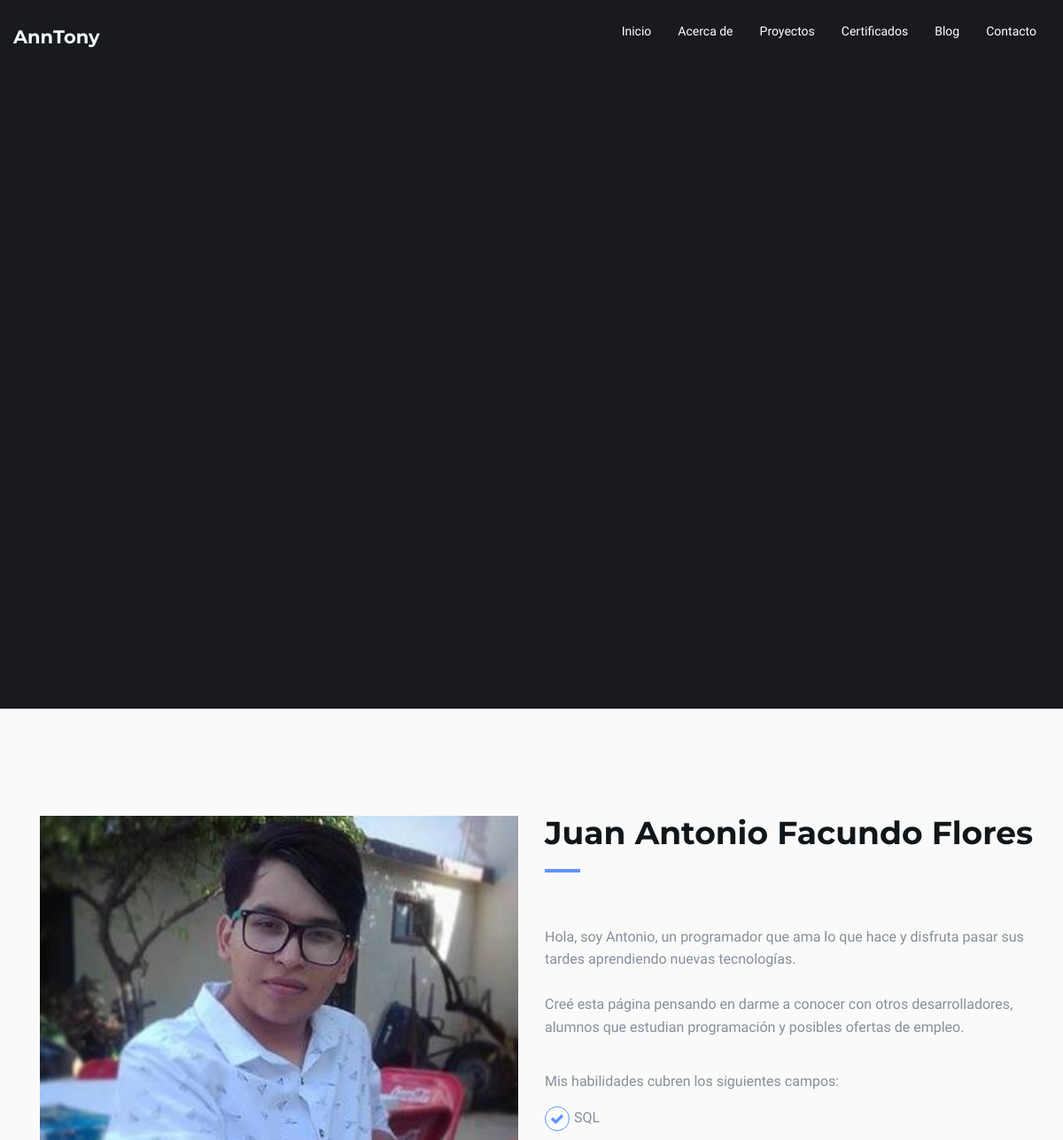
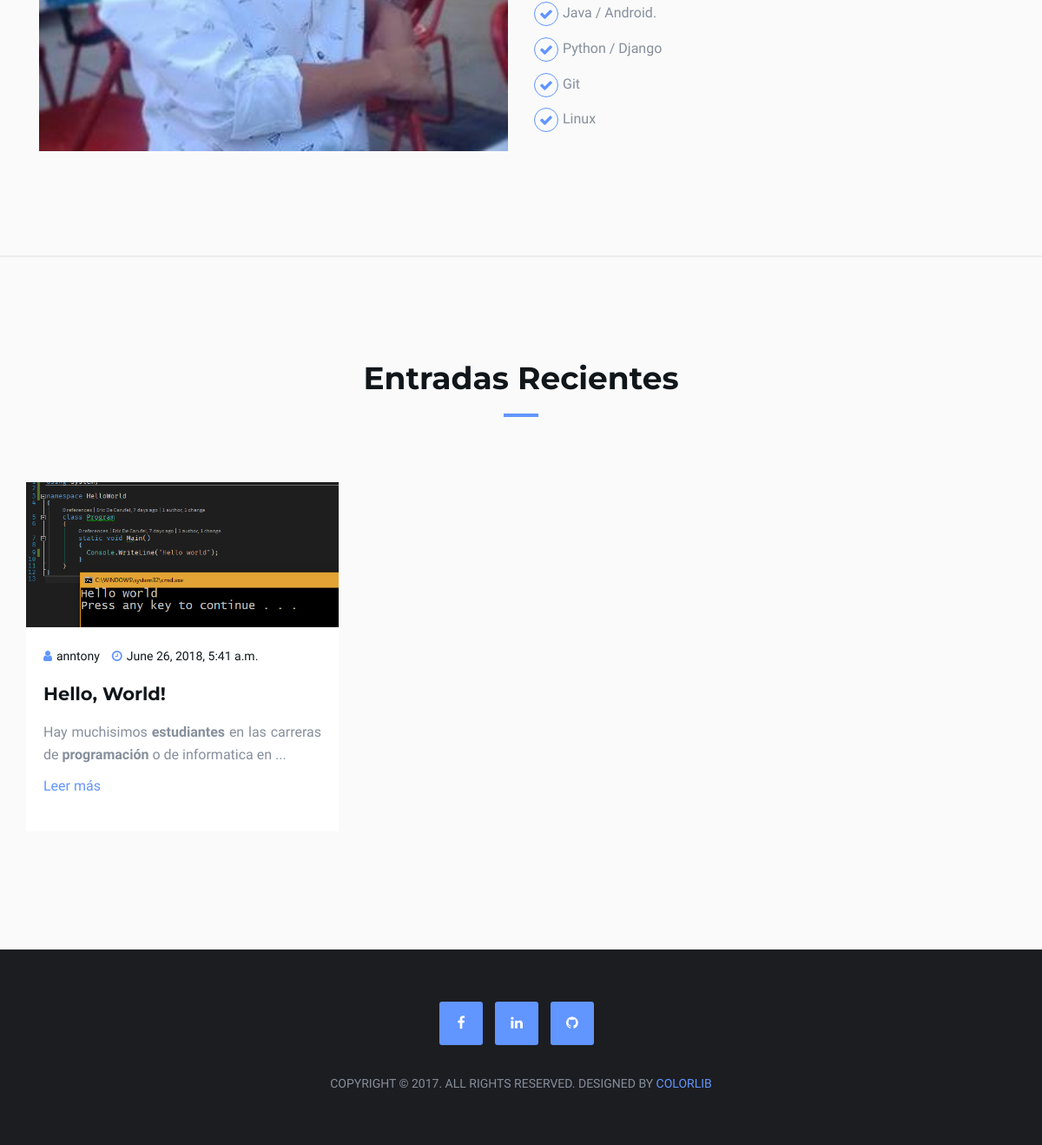
The app's page /about-me/ with its own data (2 pictures, top to bottom).
### blog/models.py (models this page shows, shortened)
class Blog(models.Model):
    title = models.CharField(max_length=200, verbose_name='Titulo')
    subtitle = models.CharField(max_length=200, verbose_name='Subtítulo')
    content = RichTextField(verbose_name='Contenido')
    published = models.DateTimeField(verbose_name='Fecha de publicacion', default=now)
    image = models.ImageField(verbose_name='Imagen', upload_to='blog')
    author = models.ForeignKey(User, verbose_name='Autor', on_delete=models.SET_DEFAULT, default='Anonimo')
    categories = models.ManyToManyField(Category, verbose_name='Categorias', related_name='get_posts')
    created = models.DateTimeField(auto_now=True, verbose_name='Fecha de edicion')
    updated = models.DateTimeField(auto_now=True, verbose_name='Fecha de edicion')
    class Meta:
        verbose_name = 'Publicación'
        verbose_name_plural = "Publicaciones"
        ordering = ['-created']

### core/views.py (the view)
# urls.py: path('about-me/', AboutView.as_view(), name='about-me')
class AboutView(ListView):
    model = Pages
    template_name = 'core/about-me.html'

### blog/context_processor.py (called while the page is built)
def posts(request):
    return {
        'posts': Blog.objects.order_by('-created')[:3]
    }

### core/templates/core/about-me.html (shortened to what this page needs)
{% extends 'core/base.html' %}
{% block bg_image %}
{% load static %}
style="background-image: url('{% static 'core/img/about.jpg' %}');"
{% endblock %}
{% block content %}
	<div id="features" class="section md-padding bg-grey">
            <div class="container">
                 <div class="col-md-6">
                        <div id="about-slider" class="owl-carousel owl-theme">
                            <img class="img-responsive" src="{% static 'core/img/me.jpg' %}" alt="">
                        </div>
                    </div>
                <div class="row">
                    <div class="col-md-6">
                        <div class="section-header">
                            <h2 class="title">Juan Antonio Facundo Flores</h2>
                        </div>
                        <p >
                           Hola, soy Antonio, un programador que ama lo que hace y
                           disfruta pasar sus tardes aprendiendo nuevas tecnologías.<br><br>
                           Creé esta página pensando en darme a conocer con otros desarrolladores,
                           alumnos que estudian programación y posibles ofertas de empleo.
                        </p>
                        <br>
                        <p>Mis habilidades cubren los siguientes campos:</p>
                        <div class="feature">
                            <i class="fa fa-check"></i>
                            <p>SQL</p>
                        </div>
                        <div class="feature">
                            <i class="fa fa-check"></i>
                            <p>Java / Android.</p>
                        </div>
                        <div class="feature">
                            <i class="fa fa-check"></i>
                            <p>Python / Django</p>
                        </div>
                        <div class="feature">
                            <i class="fa fa-check"></i>
                            <p>Git</p>
                        </div>
                        <div class="feature">
                                <i class="fa fa-check"></i>
                                <p>Linux</p>
                            </div>
                    </div>
                </div>
            </div>
        </div>
{% endblock %}

### core/templates/core/base.html (shortened to what this page needs)
<!DOCTYPE html>
<html lang="en">
<head>
    {% load static %}
	<link type="text/css" rel="stylesheet" href="{% static 'core/css/bootstrap.min.css' %}" />
	<link type="text/css" rel="stylesheet" href="{% static 'core/css/owl.carousel.css' %}" />
	<link type="text/css" rel="stylesheet" href="{% static 'core/css/owl.theme.default.css' %}" />
	<link type="text/css" rel="stylesheet" href="{% static 'core/css/magnific-popup.css' %}" />
	<link rel="stylesheet" href="{% static 'core/css/font-awesome.min.css' %}">
	<link type="text/css" rel="stylesheet" href="{% static 'core/css/style.css' %}" />
</head>
<body>
	<header id="home">
		<div class="bg-img" {% block bg_image %}{% endblock %}">
			<div class="overlay"></div>
		</div>
		<nav id="nav" class="navbar nav-transparent">
			<div class="container">
				<div class="navbar-header">
					<div class="navbar-brand">
						<a href="index.html">
                            <a><br><h3 class="logo-alt" style="color: aliceblue">AnnTony</h3></a>
						</a>
					</div>
				</div>
				<ul class="main-nav nav navbar-nav navbar-right">
					<li><a href="{% url 'core:cover-page' %}">Inicio</a></li>
					<li><a href="{% url 'core:about-me' %}">Acerca de</a></li>
                    <li><a href="{% url 'projects:projects' %}">Proyectos</a></li>
					<li><a href="{% url 'courses:courses' %}">Certificados</a></li>
					<li ><a href="{% url 'blog:blog-list' %}">Blog</a></li>
					<li><a href="{% url 'core:contact' %}">Contacto</a></li>
				</ul>
			</div>
		</nav>
		<div class="home-wrapper">
			<div class="container">
				<div class="row">
					<div class="col-md-10 col-md-offset-1">
					</div>
				</div>
			</div>
		</div>
	</header>
{% block content %}
{% endblock %}
	<div id="" class="section md-padding bg-grey">
		<div class="container">
			<div class="row">
				<div class="section-header text-center">
					<h2 class="title">Entradas recientes</h2>
				</div>
                {% for post in posts %}
				<div class="col-md-4">
					<div class="blog">
						<div class="blog-img">
							<img class="img-responsive" src="{{post.image.url}}" alt="">
						</div>
						<div class="blog-content">
							<ul class="blog-meta">
								<li><i class="fa fa-user"></i>{{post.author}}</li>
								<li><i class="fa fa-clock-o"></i>{{post.created}}</li>
							</ul>
							<h3>{{post.title}}</h3>
							<p class="text-center">{{post.content|safe|slice:':150'}}...</p>
                            <a href="{% url 'blog:blog' post.id post.title|slugify %}">Leer más</a>
						</div>
					</div>
				</div>
                {% empty %}
                No hay entradas nuevas :(
                {% endfor %}
			</div>
		</div>
	</div>
	<footer id="footer" class="sm-padding bg-dark">
		<div class="container">
			<div class="row">
				<div class="col-md-12">
					<ul class="footer-follow">
						<li><a href="https://www.facebook.com/antonio.facundoflores"><i class="fa fa-facebook"></i></a></li>
						<li><a href="https://www.linkedin.com/in/juan-antonio-facundo-flores-12a461133/"><i class="fa fa-linkedin"></i></a></li>
						<li><a href="https://github.com/AnnTony1794/"><i class="fa fa-github"></i></a></li>
					</ul>
					<div class="footer-copyright">
						<p>Copyright © 2017. All Rights Reserved. Designed by <a href="https://colorlib.com" target="_blank">Colorlib</a></p>
					</div>
				</div>
			</div>
		</div>
	</footer>
</body>
</html>

### core/static/core/css/style.css (style rules this page uses)
body { font-family: 'Varela Round', sans-serif; font-size: 16px; line-height: 1.6; overflow-x: hidden; color: #868F9B; }
h1, h2, h3, h4, h5, h6 { font-family: 'Montserrat', sans-serif; font-weight: 700; margin-top: 0px; margin-bottom: 20px; color: #10161A; }
h2 { font-size: 36px; }
h3 { font-size: 21px; }
a { color: #6195FF; text-decoration: none; -webkit-transition: 0.2s opacity; transition: 0.2s opacity; }
ul, ol { margin: 0; padding: 0; list-style: none }
.section { position: relative; }
.md-padding { padding-top: 120px; padding-bottom: 120px; }
.sm-padding { padding-top: 60px; padding-bottom: 60px; }
.bg-grey { background-color: #FAFAFA; border-top: 1px solid #EEE; border-bottom: 1px solid #EEE; }
.bg-dark { background-color: #1C1D21; }
.bg-img { position: absolute; left: 0; top: 0; right: 0; bottom: 0; z-index: -1; background-position: center; background-size: cover; background-attachment: fixed; }
.bg-img .overlay { position: absolute; left: 0; top: 0; right: 0; bottom: 0; opacity: .8; background: #1C1D21; }
.section-header { position: relative; margin-bottom: 60px; }
.section-header .title { text-transform: capitalize; }
.title:after { content:""; display:block; height:4px; width:40px; background-color: #6195FF; margin-top: 20px; }
.text-center .title:after { margin: 20px auto 0px; }
.navbar-brand { padding: 0; }
.navbar-brand .logo, .navbar-brand .logo-alt { max-height: 50px; display: block; }
#nav { padding: 10px 0px; background: #FFF; -webkit-transition: 0.2s padding; transition: 0.2s padding; z-index: 999; }
#nav.navbar { border: none; border-radius: 0; margin-bottom: 0px; }
#nav.nav-transparent { background: transparent; }
@media only screen and (min-width: 768px) { .main-nav li { padding: 0px 15px; } }
@media only screen and (min-width: 768px) { .main-nav li a { font-size: 14px; -webkit-transition: 0.2s color; transition: 0.2s color; } }
@media only screen and (min-width: 768px) { .main-nav>li>a { color: #10161A; padding: 15px 0px; } }
@media only screen and (min-width: 768px) { #nav.nav-transparent:not(.fixed-nav) .main-nav>li>a { color: #fff; } }
@media only screen and (min-width: 768px) { .main-nav>li>a:after { content: ""; display: block; background-color: #6195FF; height: 2px; width: 0%; -webkit-transition: 0.2s width; transition: 0.2s width; } }
header { position: relative; }
#home { height: 100vh; }
#home .home-wrapper { position: absolute; left: 0px; right: 0px; top: 50%; -webkit-transform: translateY(-50%); -ms-transform: translateY(-50%); transform: translateY(-50%); text-align: center; }
.feature { margin: 15px 0px; }
.feature i { float: left; padding: 5px; border-radius: 50%; color: #6195FF; border: 1px solid #6195FF; margin-right: 5px; }
.blog { background-color: #FFF; margin: 15px 0px; }
.blog .blog-content { padding: 20px 20px 40px; }
.blog .blog-meta { margin-bottom: 20px; }
.blog .blog-meta li { display: inline-block; font-size: 14px; color: #10161A; margin-right: 10px; }
.blog .blog-meta li i { color: #6195FF; margin-right: 5px; }
#footer { position: relative; }
.footer-follow { text-align: center; margin-bottom: 20px; }
.footer-follow li { display: inline-block; margin-right: 10px; margin-bottom: 13px; }
.footer-follow li a { display: inline-block; width: 50px; height: 50px; line-height: 50px; text-align: center; border-radius: 3px; background-color: #6195FF; color:#FFF; }
.footer-copyright p { text-align: center; font-size: 14px; text-transform: uppercase; margin: 0; }

### records on screen
Blog: image (picture), author "anntony", created "June 26, 2018, 5:41 a.m.", title "Hello, World!", content "Hay muchisimos estudiantes en las carreras de programación o de informatica en"
